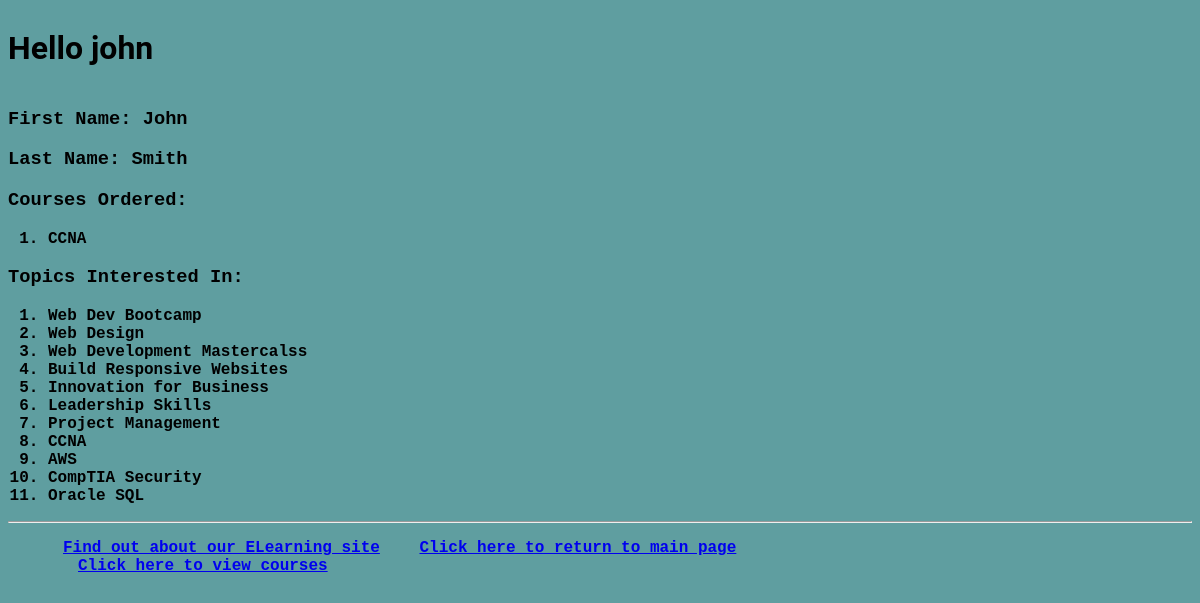
The app's page /myapp/myaccount (signed in) with its own data.
### myapp/models.py (models this page shows, shortened)
class Course(models.Model):
    topic = models.ForeignKey(Topic, related_name='courses', on_delete=models.CASCADE)
    name = models.CharField(max_length=200)
    price = models.DecimalField(max_digits=10, decimal_places=2)
    for_everyone = models.BooleanField(default=True)
    description = models.TextField(max_length=300, null=True, blank=True)
    interested = models.PositiveIntegerField(default=1)
    stages = models.PositiveIntegerField(default=3)

### myapp/views.py (the view)
# urls.py: path(r'myaccount', views.myaccount, name='myaccount')
def myaccount(request):
    if request.user.is_authenticated:
        current_user = request.user
        if Student.objects.filter(pk=current_user.id):
            first_name = current_user.first_name
            last_name = current_user.last_name
            ordered_course = Order.objects.filter(student_id=current_user.id).values_list('course__name', flat=True)
            interested = Student.objects.filter(id=current_user.id).values_list('interested_in__courses__name', flat=True)
            return render(request, 'myapp/myaccount.html',
                          {'ordered_course': ordered_course, 'first_name': first_name, 'last_name': last_name,
                           'interested': interested})
        else:
            return HttpResponse('You are not a registered student!')
    else:
        return user_login(request)

### myapp/templates/myapp/myaccount.html (shortened to what this page needs)
{% extends 'myapp/base.html' %}
{% block myhdg %}{{ request.user }}{% endblock %}
{% block body_block %}
    <h3>First Name: {{ first_name }} </h3>
    <h3>Last Name: {{ last_name }}</h3>
    <h3>Courses Ordered:</h3>
    <ol>
        {% for i in ordered_course %}
            <li> {{ i }} </li>
        {% endfor %}
    </ol>
    <h3>Topics Interested In:</h3>
    <ol>
        {% for interest in interested %}
            <li> {{ interest }} </li>
        {% endfor %}
    </ol>
{% endblock %}

### myapp/static/myapp/style.css (style rules this page uses)
body { background-color: cadetblue; font-family: "Bitstream Vera Sans Mono", Monaco, "Courier New", Courier, monospace; font-weight: bold; }

### records on screen
Course: name "CCNA"
Course: name "Web Dev Bootcamp"
Course: name "Web Design"
Course: name "Web Development Mastercalss"
Course: name "Build Responsive Websites"
Course: name "Innovation for Business"
Course: name "Leadership Skills"
Course: name "Project Management"
Course: name "AWS"
Course: name "CompTIA Security"
Course: name "Oracle SQL"

### other values on screen
{{ request.user }} "john"
{{ first_name }} "John"
{{ last_name }} "Smith"
